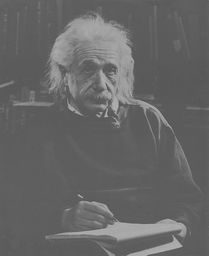
#> input picture MorphologicalAndHistogramEqualization/einstein-low-contrast.tif, 209 x 256 px, shrunk from 490 x 600 before the run
$ python problem4.py
#> lines starting #> are read from the running program, lines starting #| are printed output that depends on the picture
#> further down, image is the input picture: shape (256, 209, 3); min 84, max 179, mean 102.4
import numpy as np
import cv2

def hist_equal(img):
	row=img.shape[0]
#> row = 256
	col=img.shape[1]
#> col = 209
	ch=img.shape[2]
#> ch = 3


	result=np.copy(img)

	for k in range(0,ch):
		histr=calHist(img,k,7)

		cc,uu=calCDF(histr)

		tt=transform(cc,uu)

		for i in range(0,row):
			for j in range(0,col):
				val=img[i,j,k]
				search=tt[val]
				result[i,j,k]=search
#> this loop made 3 passes
#> pass 1, in hist_equal, `histr=calHist(img,k,7)`:
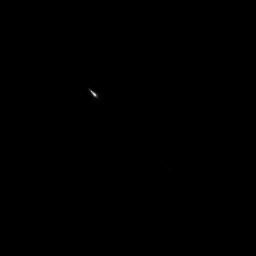
#> histr: shape (256, 256) float64; min 0, max 115256, mean 39.4; drawn with min black and max white
#> after the loop:
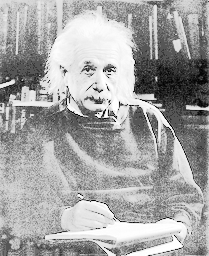
#> result: shape (256, 209, 3); min 0, max 255, mean 165.1


	final=result


	return final


def show():
	cv2.waitKey(0)
	cv2.destroyAllWindows()


def calHist(imm,channel,windowsize):
	rr=imm.shape[0]
	coll=imm.shape[1]

	test=np.zeros((256,256))	#row: center #col: outer

	width=int(windowsize/2)
	height=int(windowsize/2)

	for i in range(0,rr):
		for j in range(0,coll):
			upper=i-height
			lower=i+height
			left=j-width
			right=j+width

			if(upper<=0):
				upper=0
			if(lower>=rr):
				lower=rr-1
			if(left<=0):
				left=0
			if(right>=coll):
				right=coll-1

			center=imm[i][j][channel]

			for m in range(upper,(lower+1)):
				for n in range(left,(right+1)):
					pixel=imm[m][n][channel]
					test[center][pixel]=test[center][pixel]+1


	return test


def calCDF(pdf):


	cdf=[0]*256
	cdfu=[0]*256
	##################################################
	summtotal=0
	summrow=0
	summcol=0

	Usummtotal=0
	Usummrow=0
	Usummcol=0
	####################################################


	for k in range(0,256):
		for i in range(0,(k+1)):
			summrow=summrow+pdf[i][k]
			Usummrow=Usummrow+(1/(256*256))
		for j in range(0,(k+1)):
			summcol=summcol+pdf[k][j]
			Usummcol=Usummcol+(1/(256*256))

		summtotal=summtotal+summrow+summcol-pdf[k][k]
		Usummtotal=Usummtotal+Usummrow+Usummcol-(1/(256*256))

		cdf[k]=summtotal
		cdfu[k]=Usummtotal
		summrow=0
		summcol=0
		Usummrow=0
		Usummcol=0
	##########################################
	maxx=cdf[255]
	cdf=cdf/maxx

	return cdf,cdfu

def transform(CDF,CDFU):
	trans={}
	index=0


	for i in range(0,len(CDFU)):
		bench=CDFU[i]

		while CDF[index]<bench:
			trans[index]=i
			index=index+1

	while index<len(CDFU):
		trans[index]=len(CDFU)-1
		index=index+1

	return trans


image=cv2.imread('einstein-low-contrast.tif')


res=hist_equal(image)

hmerge=np.hstack((image,res))
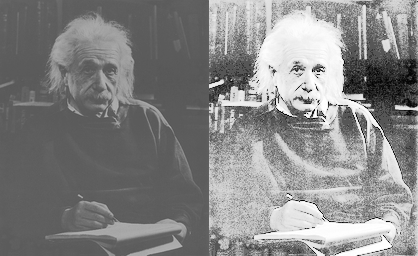
#> hmerge: shape (256, 418, 3); min 0, max 255, mean 133.7
cv2.imshow('(1)Left Picture: Original image. Right Picture: Histogram equalization',hmerge)
show()
